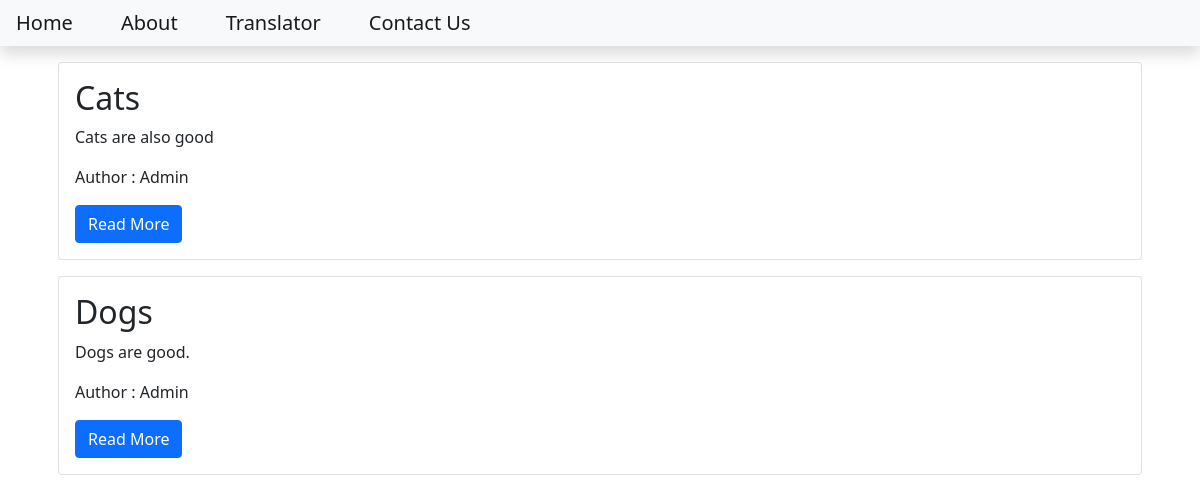
The app's page /, older data.
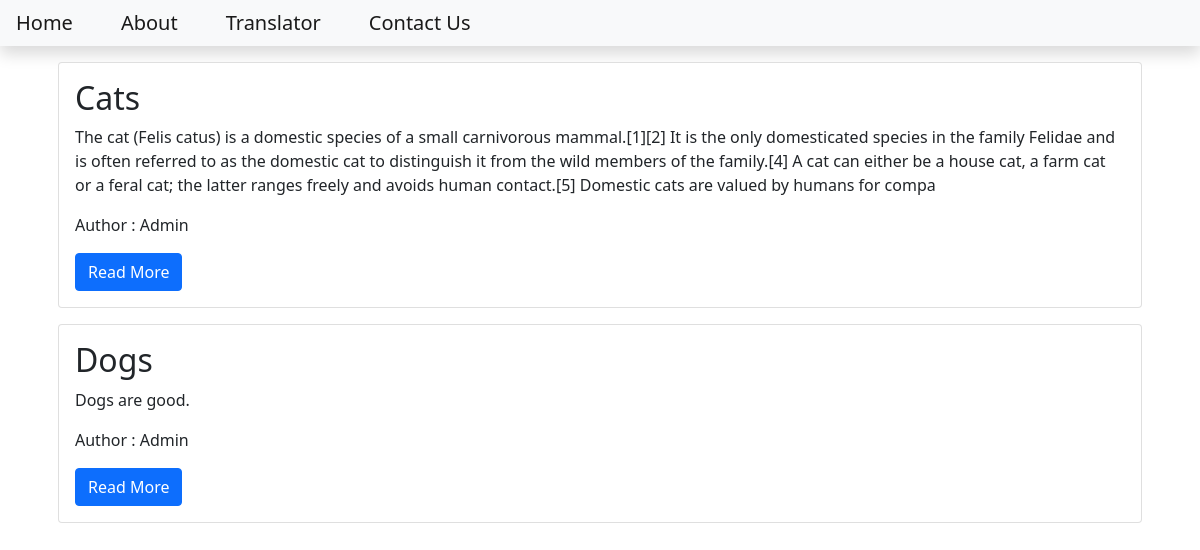
The same page, newer data.
### blog/models.py (models this page shows, shortened)
class Post(models.Model): #inheritance
    title = models.CharField(max_length=200)
    content = models.TextField()
    date_created = models.DateTimeField(auto_now_add=True)
    slug = models.SlugField(max_length=200, unique=True)
    author = models.ForeignKey(to=User, on_delete=models.CASCADE)
    status = models.IntegerField(choices=STATUS, default=0)

### blog/views.py (the view)
# urls.py: path('', views.PostList.as_view(), name='home')
class PostList(generic.ListView): #rendering multiple data rows ex post
    queryset = Post.objects.filter(status=1).order_by('date_created')
    template_name = "index.html"

### templates/index.html
{% extends 'base.html' %}
{% block content %}
    <div class="container">
        {% for post in post_list %}
            <div class="card m-3">
                <div class="card-body">
                    <h2 class="card-title">{{post.title}} </h2>
                    <p class="card-text">{{post.content | slice:"400"}}</p>
                    <p class="card-text">Author : {{post.author | title}}</p>
                    <a href="{% url 'blog_view' post.slug %}" class="btn btn-primary">Read More</a>
                </div>
            </div>
        {% endfor %}
    </div>
{% endblock content %}

Row changes from the older to the newer data that the page shows:
changed Post "Cats": content "Cats are also good" → "The cat (Felis catus) is a domestic species of a small carnivorous mammal.[1][2] It is the only domesticated species in the family Felidae and is often referred to as the domestic cat to distinguish it from the wild members of the family.[4] A cat can either be a house cat, a farm cat or a feral cat; the latter ranges freely and avoids human contact.[5] Domestic cats are valued by humans for compa"
